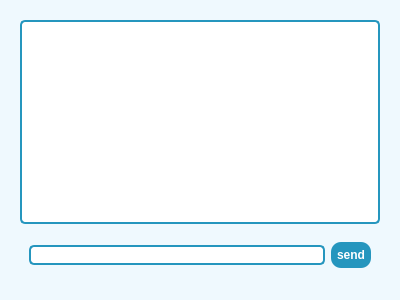
<?xml version="1.0" encoding="UTF-8"?>
<ui version="4.0">
 <class>Dialogk</class>
 <widget class="QDialog" name="Dialogk">
  <property name="geometry">
   <rect>
    <x>0</x>
    <y>0</y>
    <width>400</width>
    <height>300</height>
   </rect>
  </property>
  <property name="windowTitle">
   <string>Dialog</string>
  </property>
  <property name="styleSheet">
   <string notr="true">#send{
background-color:#2596be;
color:white;
border-style:outset;
border-radius:10px;
border-color:white;
font:bold;
padding:6px;
min-width:10px;

}
#send:hover{
    background-color: white;
    color: #2596be;
border-radius:10px;
border-color:white;
}
#lineEdit{
background-color:white;
border-radius:5px;
border: 2px solid #2596be;

}
#widget_2{
background-color:white;
border-radius:5px;
border: 2px solid #2596be;
}
#Dialogk{
background-color:#eff9fe;
}
</string>
  </property>
  <layout class="QHBoxLayout" name="horizontalLayout">
   <item>
    <widget class="QWidget" name="widget" native="true">
     <layout class="QVBoxLayout" name="verticalLayout">
      <item>
       <widget class="QWidget" name="widget_2" native="true">
        <property name="sizePolicy">
         <sizepolicy hsizetype="Preferred" vsizetype="MinimumExpanding">
          <horstretch>0</horstretch>
          <verstretch>0</verstretch>
         </sizepolicy>
        </property>
       </widget>
      </item>
      <item alignment="Qt::AlignBottom">
       <widget class="QWidget" name="widget_3" native="true">
        <property name="minimumSize">
         <size>
          <width>0</width>
          <height>50</height>
         </size>
        </property>
        <layout class="QHBoxLayout" name="horizontalLayout_2">
         <item>
          <widget class="QLineEdit" name="lineEdit"/>
         </item>
         <item>
          <widget class="QPushButton" name="send">
           <property name="text">
            <string>send</string>
           </property>
          </widget>
         </item>
        </layout>
       </widget>
      </item>
     </layout>
    </widget>
   </item>
  </layout>
 </widget>
 <resources/>
 <connections/>
</ui>
